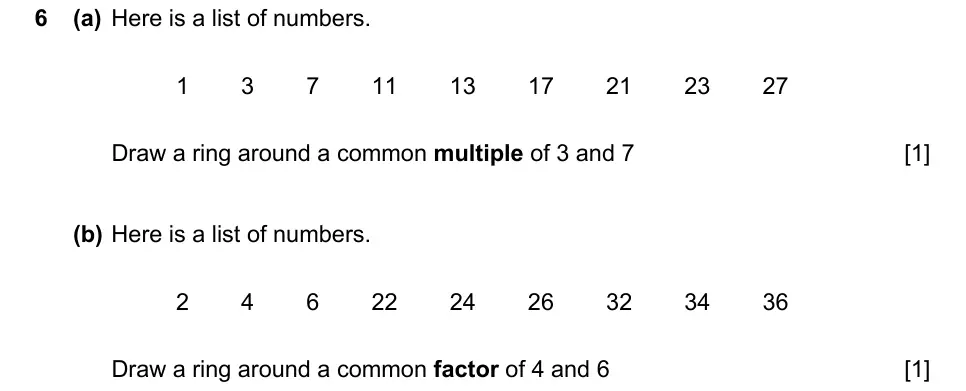
#> input picture data/exam/C01-Q06.webp, 966 x 391 px
$ python overlay_detect.py ../../data/exam/C01-Q06.webp
#> lines starting #> are read from the running program, lines starting #| are printed output that depends on the picture; after the words box and inside, x2 and y2 are one past the last pixel; in counts of white or black regions, pixels touching at a corner belong together
import cv2,numpy as np,sys,json
from scipy import ndimage
def load(f):
#> called with f = '../../data/exam/C01-Q06.webp'
    im=cv2.imread(f,cv2.IMREAD_GRAYSCALE);return im
# [8 lines left out: function clean_dots, not called in this run]
def dotted(im):
    """find horizontal dotted lines: rows of small blobs regularly spaced"""
    b=(im<170).astype(np.uint8)
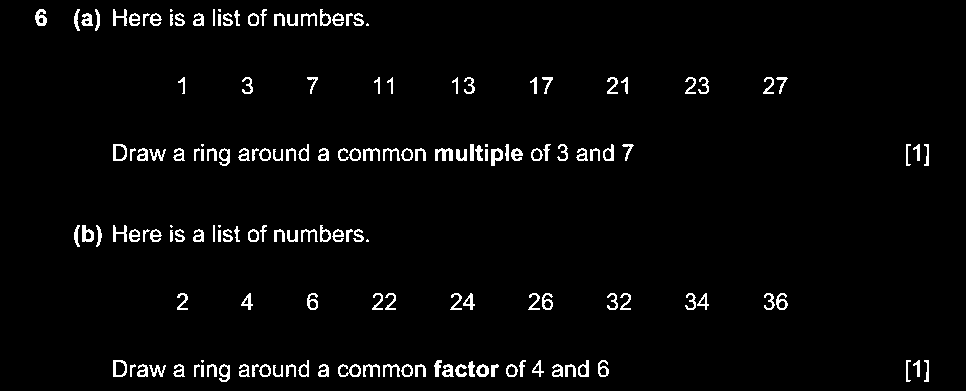
#> b: shape (391, 966); values 0 (black) and 1 (white), 3.1% white in thin lines or dots, all inside (x1, y1, x2, y2) = (35, 9, 929, 382)
    lab,n=ndimage.label(b)
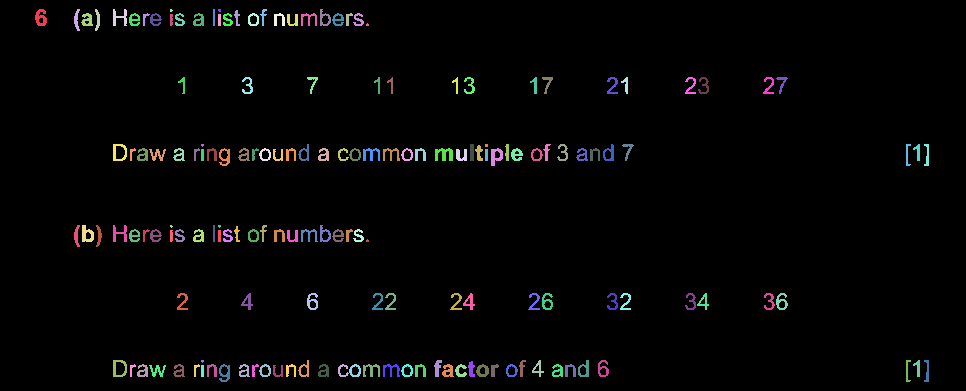
#> lab: shape (391, 966) int32; 165 distinct labels, from 0 to 164; one colour per label, 0 black
#> n = 164
    objs=ndimage.find_objects(lab)
#> objs = 164 items
    pts=[]
    for i,s in enumerate(objs):
        h=s[0].stop-s[0].start;w=s[1].stop-s[1].start
        if h<=4 and w<=4:
            pts.append(((s[1].start+s[1].stop)/2,(s[0].start+s[0].stop)/2))
#> this loop made 164 passes
#> (h, w) on passes 1 to 3: (17, 12), (22, 6), (22, 5)
#> after the loop, pts = [(171.5, 10.5), (219.5, 10.5), (367.5, 24.5), (202.5, 145.5), (486.5, 145.5), (171.5, 226.5), (219.5, 226.5), (367.5, 240.5), (202.5, 361.5)]
    extra=[]
    for i,s in enumerate(objs):
        h=s[0].stop-s[0].start;w=s[1].stop-s[1].start
        if h<=4 and w>=40:
            seg=im[s[0],s[1]].min(0)
            if (seg>110).mean()>0.12:  # gaps between dots
                y=(s[0].start+s[0].stop)//2
                if clean_dots(im,s[1].start,s[1].stop,y):extra.append([s[1].start-2,y,w+4])
#> after the loop, extra = []
    pts.sort(key=lambda p:(round(p[1]),p[0]))
    # group by y
    rows={}
    for x,y in pts:
        k=None
        for yy in rows:
            if abs(yy-y)<=1.5:k=yy;break
        rows.setdefault(k if k is not None else y,[]).append(x)
#> this loop made 9 passes
#> after the loop, rows = {10.5: [171.5, 219.5], 24.5: [367.5], 145.5: [202.5, 486.5], 226.5: [171.5, 219.5], 240.5: [367.5], 361.5: [202.5]}
    out=[]
    for y,xs in rows.items():
        xs.sort();run=[xs[0]]
        for x in xs[1:]+[1e9]:
            if x-run[-1]<=7: run.append(x)
            else:
                if len(run)>=10 and run[-1]-run[0]>=40 and clean_dots(im,int(run[0]),int(run[-1]),int(y)): out.append([int(run[0])-2,int(y),int(run[-1]-run[0])+4])
                run=[x]
#> this loop made 6 passes
#> y on passes 1 to 6: 10.5, 24.5, 145.5, 226.5, 240.5, 361.5
#> after the loop, out = []
    for e in extra:
        if not any(abs(o[1]-e[1])<=3 and o[0]<e[0]+e[2] and e[0]<o[0]+o[2] for o in out):out.append(e)
#> this loop made 0 passes
    # merge pieces on same row that touch
    out.sort(key=lambda o:(o[1],o[0]));m=[]
    for o in out:
        if m and abs(m[-1][1]-o[1])<=3 and o[0]-(m[-1][0]+m[-1][2])<8:m[-1][2]=max(m[-1][2],o[0]+o[2]-m[-1][0])
        else:m.append(list(o))
#> after the loop, m = []
    return m
def boxes(im):
    b=(im<150).astype(np.uint8)*255
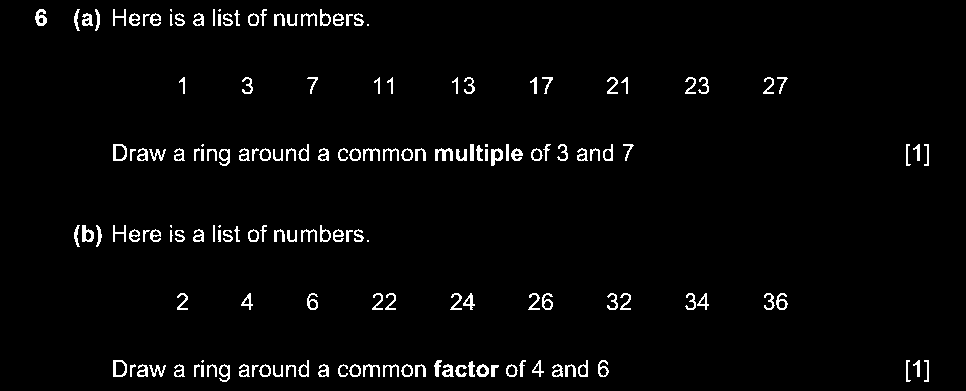
#> b: shape (391, 966); 2.9% white in thin lines or dots, all inside (x1, y1, x2, y2) = (35, 9, 929, 382)
    cs,hi=cv2.findContours(b,cv2.RETR_CCOMP,cv2.CHAIN_APPROX_SIMPLE)
#> cs = 217 contours, 23 with area under 20; largest, box (x1, y1, x2, y2) and area: (113, 144, 127, 161) 194, (113, 360, 127, 377) 194, (82, 225, 94, 242) 130, (491, 148, 503, 166) 130, (115, 361, 126, 376) 121; hi = 217 rows, first 6: [1, -1, -1, -1], [2, 0, -1, -1], [3, 1, -1, -1], [4, 2, -1, -1], [5, 3, -1, -1], [6, 4, -1, -1]
    out=[]
    if hi is None:return out
    for i,c in enumerate(cs):
        if hi[0][i][3]==-1: continue  # want holes (inner contours)
        x,y,w,h=cv2.boundingRect(c)
        if not(30<=w<=170 and 30<=h<=75):continue
        a=cv2.contourArea(c)
        if a<0.85*w*h:continue
        inner=im[y+3:y+h-3,x+3:x+w-3]
        if inner.size==0 or (inner<200).mean()>0.01:continue  # must be empty
        H,W=im.shape;d=im<170;dirty=0
        for sl in [d[max(0,y-9):max(0,y-4),x:x+w],d[min(H,y+h+4):min(H,y+h+9),x:x+w],d[y:y+h,max(0,x-9):max(0,x-4)],d[y:y+h,min(W,x+w+4):min(W,x+w+9)]]:
            if sl.size and sl.mean()>0.04:dirty+=1
        if dirty>1:continue
        out.append([x,y,w,h])
#> this loop made 217 passes
#> (x, y, w, h) on passes 10, 12, 14: (553, 370, 8, 7), (507, 365, 9, 11), (479, 366, 8, 9)
#> after the loop, out = []
    # drop grid cells: boxes touching another box of similar size
    keep=[]
    for i,(x,y,w,h) in enumerate(out):
        t=0
        for j,(X,Y,W,H) in enumerate(out):
            if i==j:continue
            if abs(W-w)<6 and abs(H-h)<6 and (abs(X-(x+w))<6 or abs(x-(X+W))<6) and abs(Y-y)<6:t+=1
            if abs(W-w)<6 and abs(H-h)<6 and (abs(Y-(y+h))<6 or abs(y-(Y+H))<6) and abs(X-x)<6:t+=1
        if t==0:keep.append([x,y,w,h])
#> after the loop, keep = []
    return keep
if __name__=='__main__':
    for f in sys.argv[1:]:
        im=load(f);print(f,im.shape,'dots',dotted(im),'boxes',boxes(im))

# [71 lines left out: functions textlines, words_in, textlines_v, option_rows, clusters, frames, not called in this run]

$ run again, on data/exam/C01-Q22.webp
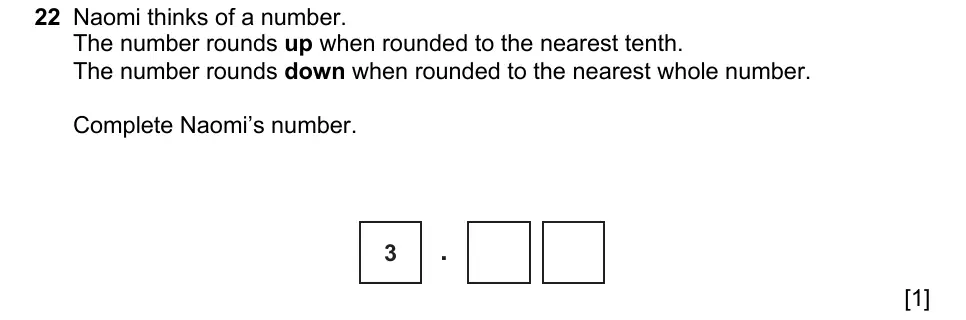
#> input picture data/exam/C01-Q22.webp, 966 x 320 px
#> in dotted, `lab,n=ndimage.label(b)`:
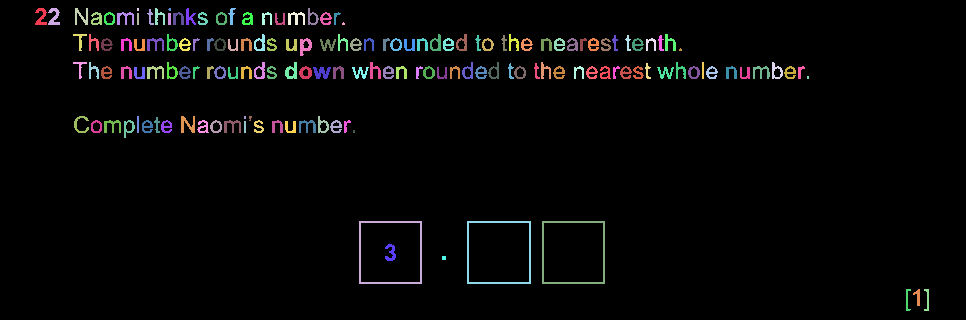
#> lab: shape (320, 966) int32; 157 distinct labels, from 0 to 156; one colour per label, 0 black
#> n = 156
#> objs = 156 items
#> the loop in dotted, `for i,s in enumerate(objs):` made 156 passes
#> (h, w) on passes 1 to 3: (17, 12), (17, 12), (17, 13)
#> after the loop in dotted, `for i,s in enumerate(objs):`: pts = [(138, 9.5), (169.5, 9.5), (343.5, 23.5), (680.5, 49.5), (808, 77.5), (245, 117.5), (354, 131.5), (444, 258)]
#> after the loop in dotted, `for i,s in enumerate(objs):`: extra = []
#> the loop in dotted, `for x,y in pts:` made 8 passes
#> after the loop in dotted, `for x,y in pts:`: rows = {9.5: [138, 169.5], 23.5: [343.5], 49.5: [680.5], 77.5: [808], 117.5: [245], 131.5: [354], 258: [444]}
#> the loop in dotted, `for y,xs in rows.items():` made 7 passes
#> y on passes 1 to 7: 9.5, 23.5, 49.5, 77.5, 117.5, 131.5, 258
#> after the loop in dotted, `for y,xs in rows.items():`: out = []
#> in boxes, `b=(im<150).astype(np.uint8)*255`:
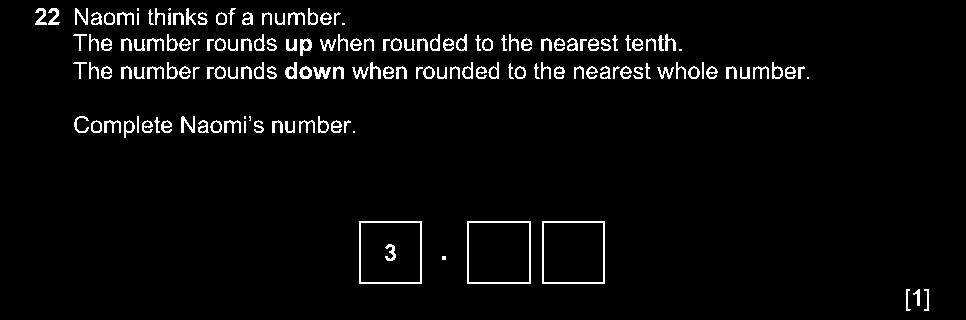
#> b: shape (320, 966); 3.8% white in thin lines or dots, all inside (x1, y1, x2, y2) = (35, 8, 929, 311)
#> cs = 211 contours, 18 with area under 20; largest, box (x1, y1, x2, y2) and area: (467, 221, 531, 284) 3906, (542, 221, 605, 284) 3844, (359, 221, 422, 284) 3844, (468, 222, 530, 283) 3658, (543, 222, 604, 283) 3598; hi = 211 rows, first 6: [1, -1, -1, -1], [2, 0, -1, -1], [3, 1, -1, -1], [4, 2, -1, -1], [5, 3, -1, -1], [7, 4, 6, -1]
#> the loop in boxes, `for i,c in enumerate(cs):` made 211 passes
#> c on passes 4, 6, 8: [[442, 256], [442, 259], [445, 259], [445, 256]], [[542, 221], [542, 283], [604, 283], [604, 221]], [[467, 221], [467, 283], [530, 283], [530, 221]]
#> after the loop in boxes, `for i,c in enumerate(cs):`: out = [[543, 222, 61, 61], [468, 222, 62, 61]]
#> the loop in boxes, `for i,(x,y,w,h) in enumerate(out):` made 2 passes
#> (x, y, w, h) on passes 1 to 2: (543, 222, 61, 61), (468, 222, 62, 61)

$ run again, on data/exam/C02-Q01.webp
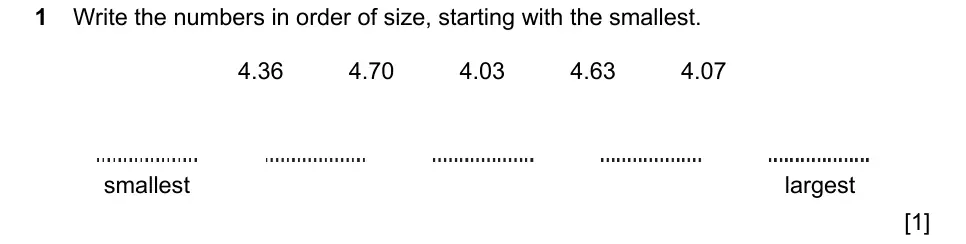
#> input picture data/exam/C02-Q01.webp, 966 x 244 px
#> in dotted, `lab,n=ndimage.label(b)`:
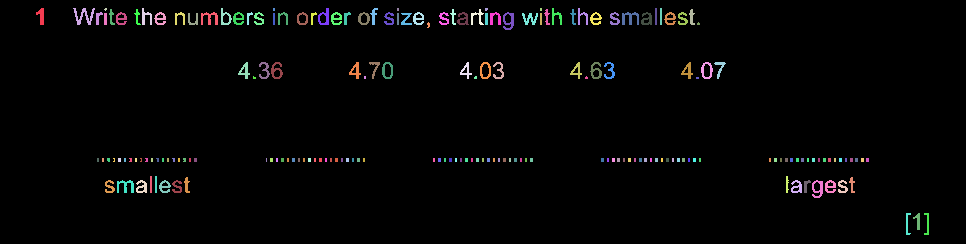
#> lab: shape (244, 966) int32; 192 distinct labels, from 0 to 191; one colour per label, 0 black
#> n = 191
#> objs = 191 items
#> the loop in dotted, `for i,s in enumerate(objs):` made 191 passes
#> (h, w) on passes 1 to 3: (17, 8), (17, 22), (3, 3)
#> after the loop in dotted, `for i,s in enumerate(objs):`: pts = 106 pairs, first value 98 to 867.5, second value 9.5 to 160
#> after the loop in dotted, `for i,s in enumerate(objs):`: extra = []
#> the loop in dotted, `for x,y in pts:` made 106 passes
#> (x, y) on passes 1 to 8: (105.5, 9.5), (274, 9.5), (398, 9.5), (486.5, 9.5), (541, 9.5), (698.5, 23.5), (254.5, 77.5), (365, 77.5)
#> after the loop in dotted, `for x,y in pts:`: rows = 4 items
#> the loop in dotted, `for y,xs in rows.items():` made 4 passes
#> y on passes 1 to 3: 9.5, 23.5, 77.5
#> after the loop in dotted, `for y,xs in rows.items():`: out = [[96, 160, 101], [264, 160, 101], [432, 160, 101], [600, 160, 101], [768, 160, 101]]
#> the loop in dotted, `for o in out:` made 5 passes
#> after the loop in dotted, `for o in out:`: m has the same summary as out
#> in boxes, `b=(im<150).astype(np.uint8)*255`:
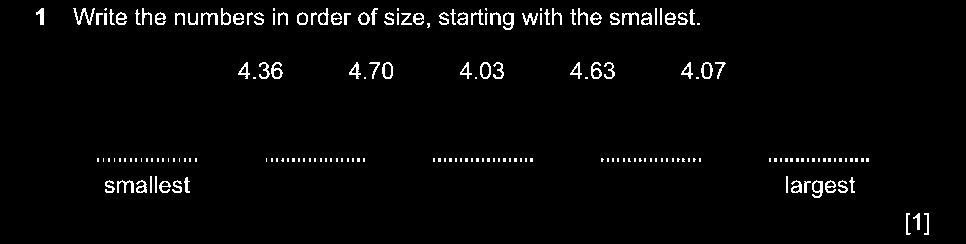
#> b: shape (244, 966); 2.7% white in thin lines or dots, all inside (x1, y1, x2, y2) = (36, 8, 929, 235)
#> cs = 220 contours, 118 with area under 20; largest, box (x1, y1, x2, y2) and area: (701, 62, 713, 79) 140, (480, 62, 491, 79) 138, (382, 62, 393, 79) 138, (812, 180, 823, 198) 120, (503, 12, 514, 30) 120; hi = 220 rows, first 6: [1, -1, -1, -1], [2, 0, -1, -1], [3, 1, -1, -1], [4, 2, -1, -1], [6, 3, 5, -1], [-1, -1, -1, 4]
#> the loop in boxes, `for i,c in enumerate(cs):` made 220 passes
#> c on passes 21 to 23: [[786, 176], [786, 192], [787, 192], [787, 176]], [[155, 176], [155, 192], [156, 192], [156, 176]], [[150, 176], [150, 192], [151, 192], [151, 176]]
#> after the loop in boxes, `for i,c in enumerate(cs):`: out = []

$ run again, on data/exam/C02-Q05.webp
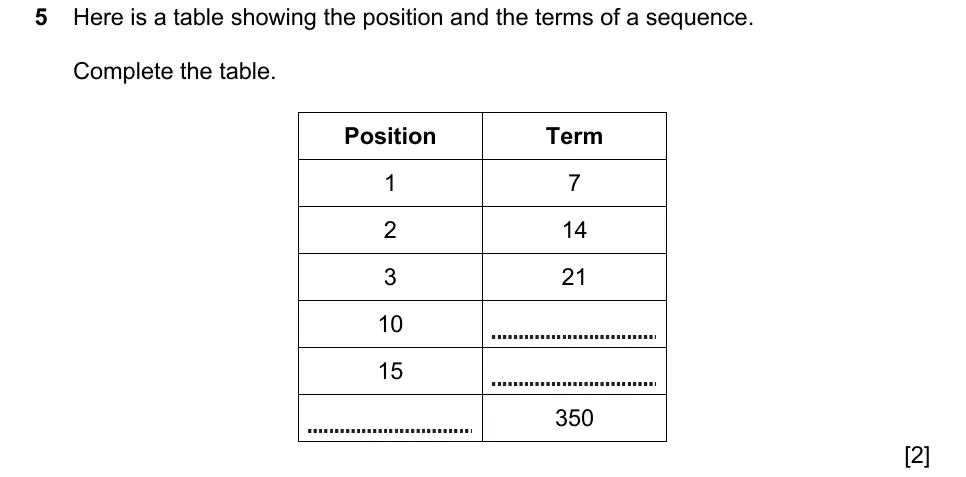
#> input picture data/exam/C02-Q05.webp, 966 x 477 px
#> in dotted, `lab,n=ndimage.label(b)`:
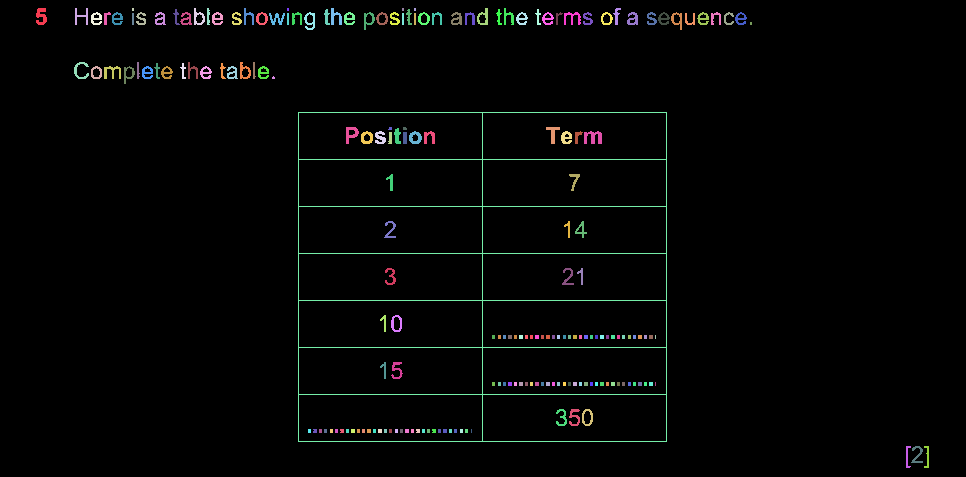
#> lab: shape (477, 966) int32; 202 distinct labels, from 0 to 201; one colour per label, 0 black
#> n = 201
#> objs = 201 items
#> the loop in dotted, `for i,s in enumerate(objs):` made 201 passes
#> (h, w) on passes 1 to 3: (17, 11), (17, 13), (3, 2)
#> after the loop in dotted, `for i,s in enumerate(objs):`: pts = 101 pairs, first value 133 to 751, second value 9.5 to 431
#> after the loop in dotted, `for i,s in enumerate(objs):`: extra = []
#> the loop in dotted, `for x,y in pts:` made 101 passes
#> (x, y) on passes 1 to 8: (133, 9.5), (288, 9.5), (403, 9.5), (415, 9.5), (751, 23.5), (273.5, 77.5), (390, 128.5), (405, 128.5)
#> after the loop in dotted, `for x,y in pts:`: rows = 7 items
#> the loop in dotted, `for y,xs in rows.items():` made 7 passes
#> y on passes 1 to 4: 9.5, 23.5, 77.5, 128.5
#> after the loop in dotted, `for y,xs in rows.items():`: out = [[491, 337, 166], [491, 384, 166], [307, 431, 166]]
#> the loop in dotted, `for o in out:` made 3 passes
#> after the loop in dotted, `for o in out:`: m has the same summary as out
#> in boxes, `b=(im<150).astype(np.uint8)*255`:
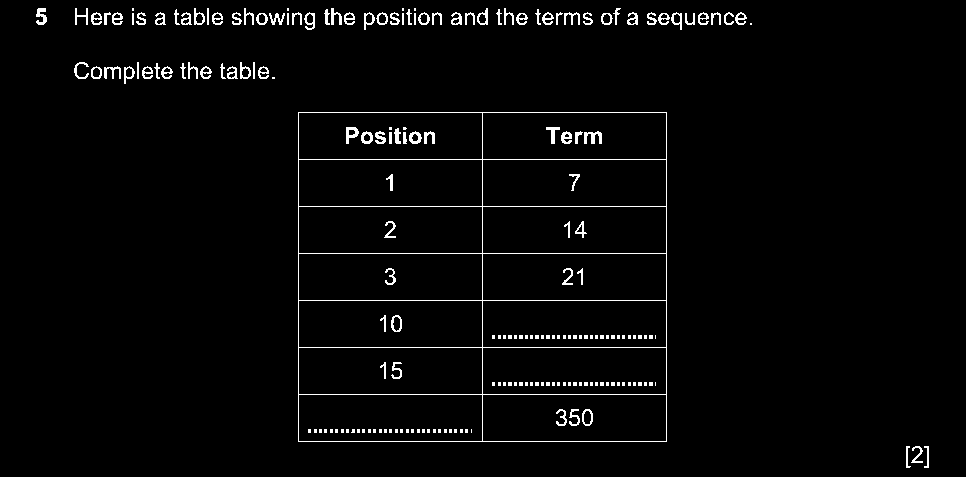
#> b: shape (477, 966); 2.6% white in thin lines or dots, all inside (x1, y1, x2, y2) = (36, 8, 929, 468)
#> cs = 252 contours, 110 with area under 20; largest, box (x1, y1, x2, y2) and area: (298, 112, 667, 442) 121072, (482, 394, 667, 442) 8646, (298, 394, 483, 442) 8646, (482, 347, 667, 395) 8646, (298, 347, 483, 395) 8646; hi = 252 rows, first 6: [1, -1, -1, -1], [2, 0, -1, -1], [3, 1, -1, -1], [4, 2, -1, -1], [5, 3, -1, -1], [6, 4, -1, -1]
#> the loop in boxes, `for i,c in enumerate(cs):` made 252 passes
#> c on passes 4 to 6: [[471, 429], [471, 432]], [[465, 429], [465, 432], [467, 432], [467, 429]], [[460, 429], [460, 432], [462, 432], [462, 429]]
#> after the loop in boxes, `for i,c in enumerate(cs):`: out = []
